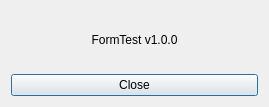
<?xml version="1.0" encoding="UTF-8"?>
<ui version="4.0">
 <class>AboutDialog</class>
 <widget class="QDialog" name="AboutDialog">
  <property name="geometry">
   <rect>
    <x>0</x>
    <y>0</y>
    <width>269</width>
    <height>107</height>
   </rect>
  </property>
  <property name="windowTitle">
   <string>About</string>
  </property>
  <layout class="QVBoxLayout" name="verticalLayout">
   <item>
    <widget class="QLabel" name="label">
     <property name="text">
      <string>FormTest v1.0.0</string>
     </property>
     <property name="alignment">
      <set>Qt::AlignCenter</set>
     </property>
    </widget>
   </item>
   <item>
    <widget class="QPushButton" name="pushButton">
     <property name="text">
      <string>Close</string>
     </property>
    </widget>
   </item>
  </layout>
 </widget>
 <resources/>
 <connections>
  <connection>
   <sender>pushButton</sender>
   <signal>clicked()</signal>
   <receiver>AboutDialog</receiver>
   <slot>accept()</slot>
   <hints>
    <hint type="sourcelabel">
     <x>134</x>
     <y>86</y>
    </hint>
    <hint type="destinationlabel">
     <x>134</x>
     <y>53</y>
    </hint>
   </hints>
  </connection>
 </connections>
</ui>
